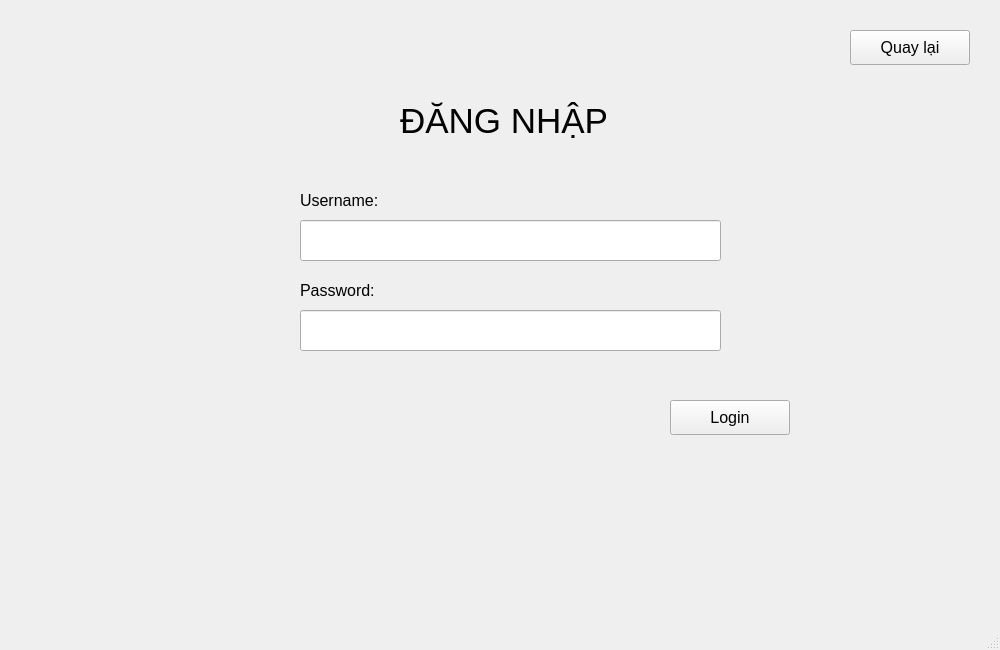
<?xml version="1.0" encoding="UTF-8"?>
<ui version="4.0">
 <class>MainWindow</class>
 <widget class="QMainWindow" name="MainWindow">
  <property name="geometry">
   <rect>
    <x>0</x>
    <y>0</y>
    <width>1000</width>
    <height>650</height>
   </rect>
  </property>
  <property name="windowTitle">
   <string>MainWindow</string>
  </property>
  <widget class="QWidget" name="centralwidget">
   <widget class="QLabel" name="user">
    <property name="geometry">
     <rect>
      <x>300</x>
      <y>190</y>
      <width>120</width>
      <height>21</height>
     </rect>
    </property>
    <property name="font">
     <font>
      <pointsize>12</pointsize>
      <weight>50</weight>
      <bold>false</bold>
     </font>
    </property>
    <property name="text">
     <string>Username:</string>
    </property>
   </widget>
   <widget class="QLabel" name="psw">
    <property name="geometry">
     <rect>
      <x>300</x>
      <y>280</y>
      <width>120</width>
      <height>21</height>
     </rect>
    </property>
    <property name="font">
     <font>
      <pointsize>12</pointsize>
      <weight>50</weight>
      <bold>false</bold>
     </font>
    </property>
    <property name="text">
     <string>Password:</string>
    </property>
   </widget>
   <widget class="QLineEdit" name="txt_user">
    <property name="geometry">
     <rect>
      <x>300</x>
      <y>220</y>
      <width>421</width>
      <height>41</height>
     </rect>
    </property>
    <property name="font">
     <font>
      <pointsize>12</pointsize>
     </font>
    </property>
   </widget>
   <widget class="QLineEdit" name="txt_pass">
    <property name="geometry">
     <rect>
      <x>300</x>
      <y>310</y>
      <width>421</width>
      <height>41</height>
     </rect>
    </property>
    <property name="font">
     <font>
      <pointsize>12</pointsize>
     </font>
    </property>
    <property name="echoMode">
     <enum>QLineEdit::Password</enum>
    </property>
   </widget>
   <widget class="QPushButton" name="btn_log">
    <property name="geometry">
     <rect>
      <x>670</x>
      <y>400</y>
      <width>120</width>
      <height>35</height>
     </rect>
    </property>
    <property name="font">
     <font>
      <pointsize>12</pointsize>
      <weight>50</weight>
      <bold>false</bold>
     </font>
    </property>
    <property name="text">
     <string>Login</string>
    </property>
   </widget>
   <widget class="QLabel" name="label">
    <property name="geometry">
     <rect>
      <x>400</x>
      <y>80</y>
      <width>251</width>
      <height>81</height>
     </rect>
    </property>
    <property name="font">
     <font>
      <pointsize>26</pointsize>
     </font>
    </property>
    <property name="text">
     <string>ĐĂNG NHẬP</string>
    </property>
   </widget>
   <widget class="QPushButton" name="back">
    <property name="geometry">
     <rect>
      <x>850</x>
      <y>30</y>
      <width>120</width>
      <height>35</height>
     </rect>
    </property>
    <property name="font">
     <font>
      <pointsize>12</pointsize>
     </font>
    </property>
    <property name="text">
     <string>Quay lại</string>
    </property>
   </widget>
  </widget>
  <widget class="QMenuBar" name="menubar">
   <property name="geometry">
    <rect>
     <x>0</x>
     <y>0</y>
     <width>1000</width>
     <height>26</height>
    </rect>
   </property>
  </widget>
  <widget class="QStatusBar" name="statusbar"/>
 </widget>
 <resources/>
 <connections/>
</ui>
